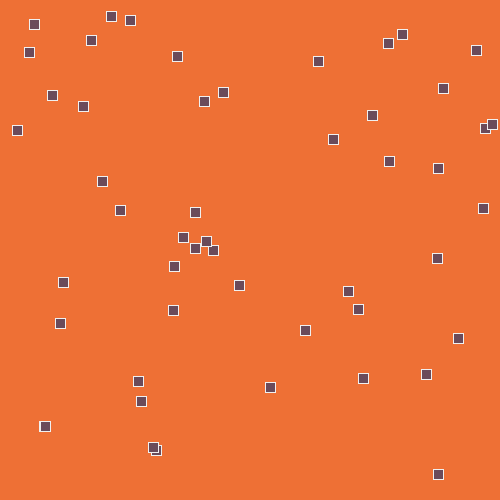
Frame 1 (no input)
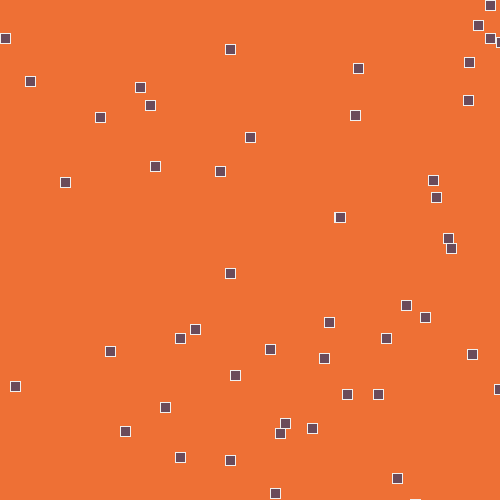
Frame 60 (the mouse pressed at the canvas centre just before this capture)
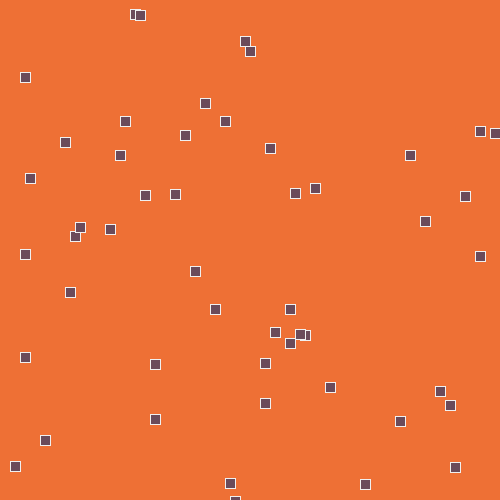
Frame 120 (the mouse held since frame 60 and released just before this capture)

The Processing sketch that drew these frames (run headless with seeded random() and noise(); from frame 60 on, the mouse is pressed at the canvas centre):

// Processing sketch: processing_181414
// ── processing_181414.pde

//Aquí posarem els booleans
ceniza[] b;
boolean iClicat, dClicat;
 
//En el setup posarem el tamany del sketch 
void setup(){
  
  size(500, 500);
  smooth();
  stroke(240);
  fill(240, 200);
  iClicat = dClicat = false;
 
  b = new ceniza[50];
  for (int i=0; i<50; i++){
    
    b[i] = new ceniza();
    b[i].x = random(0, 500);
    b[i].y = random(0, 500);
    b[i].d = 10;
    b[i].v = 5;
    b[i].c = #7E2121;
    b[i].s = 1;
  }
}
 
//Utilitzarem arrays, importants per fer-ho 
void draw(){
  
 
  background(238,112,53);
  for (int i=0; i<b.length; i++){
    
    b[i].move();
    b[i].show();
    if (iClicat) b[i].s = -1;
    if (dClicat) b[i].s = 1;
  }
}
 
void keyPressed(){
  
  if (key == 'i') iClicat = true;
  if (key == 'I') iClicat = true;
  if (key == 'd') dClicat = true;
  if (key == 'D') dClicat = true;
}
 
void keyReleased(){
  
  if (key == 'i') iClicat = false;
  if (key == 'I') iClicat = false;
  if (key == 'd') dClicat = false;
  if (key == 'D') dClicat = false;
}
 
//Farem classes per el comportament emergent 
class ceniza {
  
  float x, y;
  int d, v, c, s, z;
 
  void show(){
    
    fill(107,75,90);
    rect(x, y, d, d);
  }
 
//I en el move configurarem el limit d'on arriba 
  void move(){
    
    x = x+v*s;
    y = y+v+random(-1,1);
    
    if (x <0){
      
      x = 500;
       
    }
    
    if (x >500){
      
      x = 0;
      
    }
    
    if (y <0) {
      y = 500;
    }
    if (y > 500) {
      y = 0;
    }
  }
}
